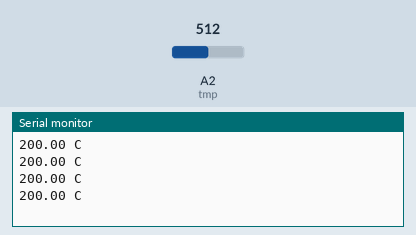
Simulated run of this sketch. Board: Arduino Uno, built with avr-gcc and run on an emulated ATmega328P. Shown: the last lines printed to the serial monitor. The inputs (shaded band) are chosen by the test bench; at power-on: A2 (tmp) = 512.

Above: at 1.2 s.
1.3 s: A2 (tmp) set to 716
At 1.71 s:
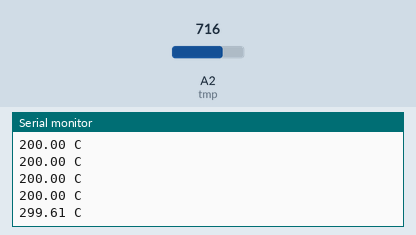
2.8 s: A2 (tmp) set to 900
At 2.91 s:
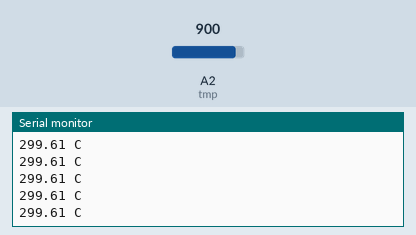
Timing chart, 0 to 5.8 s (numbered marks = the images above; inputs shaded):
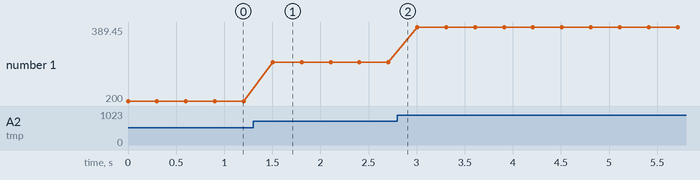

Measured:
- after the input at 1.3 s, the serial monitor: prints a new line after 0.20 s (image 1)
- plotted number 1: 200 → 299.61 after the input at 1.3 s, 299.61 → 389.45 after the input at 2.8 s

The sketch:

temp_sencer-c.ino
```cpp
int tmp = A2;
void setup() {
Serial.begin(9600);
pinMode(tmp, INPUT);
}

void loop() {
 int value = analogRead(tmp);
 float voltage = value * 5.0/1024;     // 온도센서의 값을 전압으로 변환
 float temperature = (voltage - 0.5) * 100; //섭씨온도로 변환
 Serial.print(temperature);
 Serial.println(" C");
 delay(300);
}
```
